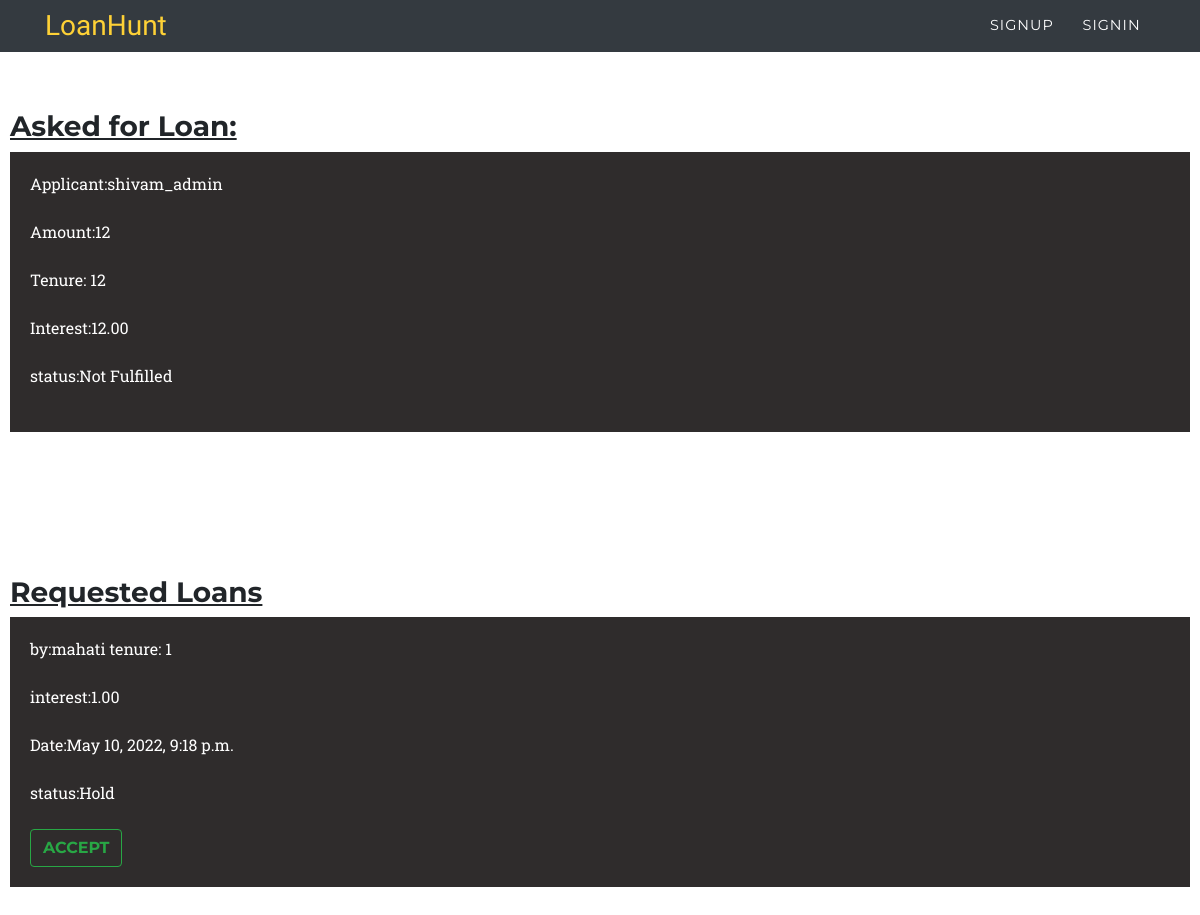
The page /req_loan/modify_request_view/12 on the database its author committed.
### loans/models.py (models this page shows, shortened)
class loans(models.Model):
    applicant=models.ForeignKey(User,on_delete=models.CASCADE,null=True,blank=True)
    lender=models.ForeignKey(User,on_delete=models.CASCADE,null=True,blank=True,related_name='lender_user')
    applied_date=models.DateTimeField(default=datetime.now)
    accepted_date=models.DateTimeField(null=True,blank=True)
    status=models.BooleanField(default=False)
    amt=models.IntegerField()
    tenure=models.IntegerField()
    interest=models.DecimalField(decimal_places=2,max_digits=4)

### request_loan/models.py (models this page shows, shortened)
class request_loan(models.Model):
    loan_pk=models.IntegerField()
    request=models.ForeignKey(User,on_delete=models.CASCADE,null=True)
    asked_date=models.DateTimeField(default=datetime.now)
    accepted=models.BooleanField(default=False)
    tenure = models.IntegerField()
    interest = models.DecimalField(decimal_places=2, max_digits=4)

### request_loan/views.py (the view)
# urls.py: path('req_loan/modify_request_view/<int:pk>',req_loan_view.modify_request_view,name="modify_request_view"),
def modify_request_view(request,pk):
    loan=loans.objects.filter(pk=int(pk)).first()
    req=request_loan.objects.filter(loan_pk=int(pk))
    context={'loan':loan,'req':req}
    return render(request,'req_loan/modify_loan_view.html',context)

### template/req_loan/modify_loan_view.html (shortened to what this page needs)
{% extends 'index.html' %}
{% block content %}
<div class="loan_applied">
    <h3><u>Asked for Loan:</u></h3>
    <div class="item">
        Applicant:{{ loan.applicant }}<br><br>
        Amount:{{ loan.amt }}<br><br>
        Tenure: {{ loan.tenure }}<br><br>
        Interest:{{ loan.interest }}<br><br>
        {% if loan.status %}
        Status:Fulfilled
        <br>
        by:{{ loan.lender }}
        {% else %}
            status:Not Fulfilled<br><br>
        {% endif %}
    </div><br>
</div>
<div class="loan_applied">
    <h3><u>Requested Loans</u></h3>
    {% for i in req %}
    <div class="item">
        by:{{ i.request }}
        tenure: {{ i.tenure }}<br><br>
        interest:{{ i.interest }}<br><br>
        Date:{{ i.asked_date }}<br><br>
        {% if i.status %}
            status:Accepted
        {% else %}
            status:Hold<br><br>
            <a href="{% url 'accept_request' i.pk %}"><button type="submit" class="btn btn-outline-success">ACCEPT</button></a>
        {% endif %}
    </div><br>
    {% endfor %}
    {% endblock content %}

### static/assets/css/styles.css (style rules this page uses)
.loan_applied { display: flex; flex-direction: column; margin-top: 100px; padding: 10px; }
.item { background-color: rgb(47, 44, 44); color:white; padding:20px; transition-property: all; transition-duration: 0.5s; cursor: pointer; }

### rows shown on the page
loans: applicant "shivam_admin", amt "12", tenure "12", interest "12.00"
request_loan: request "mahati", tenure "1", interest "1.00", asked_date "May 10, 2022, 9:18 p.m."
